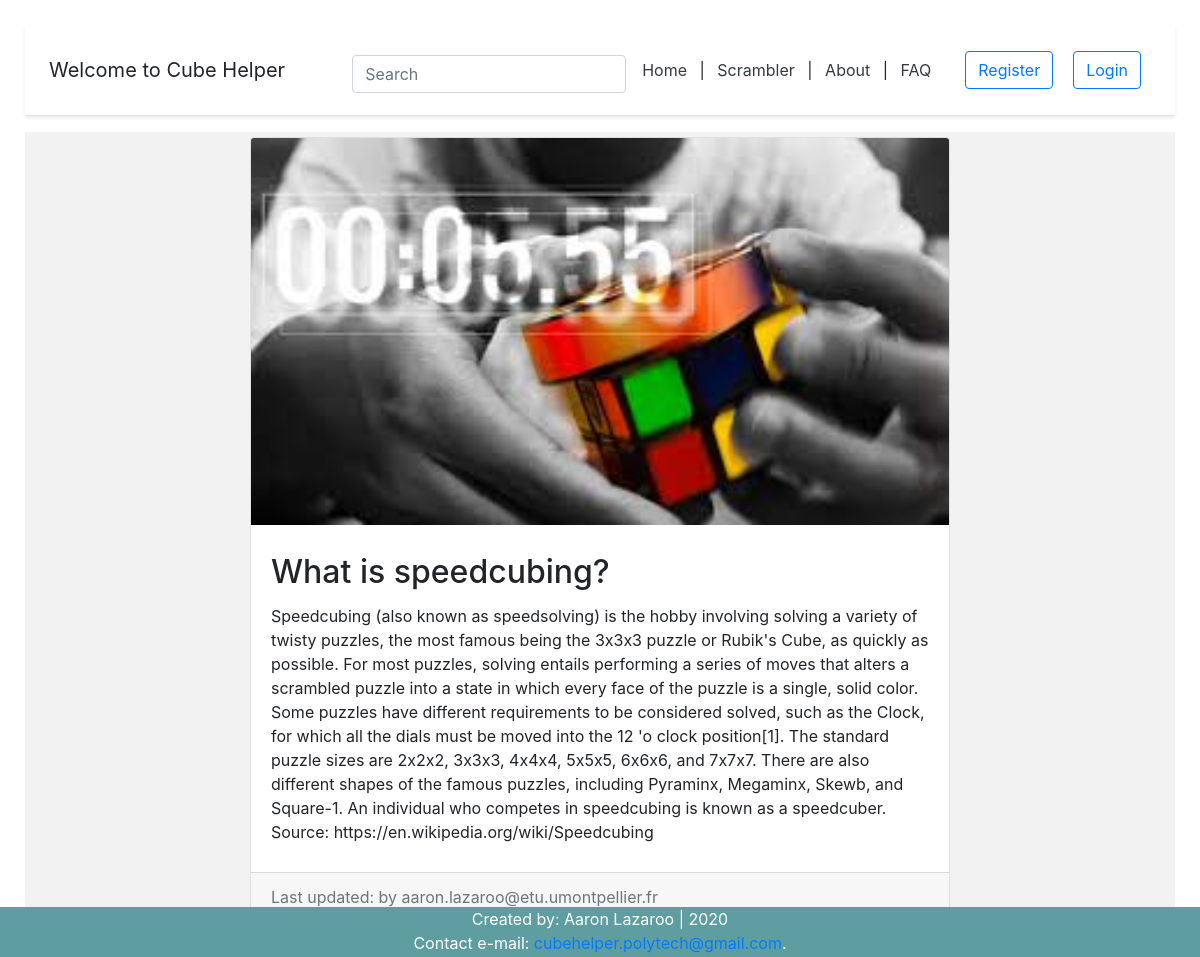
Screenshot of /blog/aaron-what-is-speedcubing/ with the database file from the repository.
### blog/models.py (models this page shows, shortened)
class BlogPost(models.Model):
	title = models.CharField(max_length=50, null=False, blank=False)
	body = models.TextField(max_length=5000, null=False, blank=False)
	image = models.ImageField(upload_to=upload_location, null=False, blank=False) # needs pillow to be installed (pip install pillow)
	date_published = models.DateTimeField(auto_now_add=True, verbose_name="date published")
	date_updated = models.DateTimeField(auto_now=True, verbose_name="date updated")
	author = models.ForeignKey(settings.AUTH_USER_MODEL, on_delete=models.CASCADE) # delete objects associated with post, except the author
	slug = models.SlugField(blank=True, unique=True) # url

### account/models.py (models this page shows, shortened)
class Account(AbstractBaseUser):
	email = models.EmailField(verbose_name='email', max_length=60, unique=True)
	username = models.CharField(max_length=30, unique=True)
	date_joined = models.DateTimeField(verbose_name='date_joined',auto_now_add=True)
	last_login = models.DateTimeField(verbose_name='last_login',auto_now=True)
	is_admin = models.BooleanField(default=False)
	is_active = models.BooleanField(default=True)
	is_staff = models.BooleanField(default=False)
	is_superuser = models.BooleanField(default=False)
	USERNAME_FIELD = 'email' #login credential
	REQUIRED_FIELDS = ['username']
	objects = MyAccountManager() #reference to account manager
	def __str__(self):
		return self.email

### blog/views.py (the view)
# urls.py: path('<slug>/',detail_blog_view, name="detail"),
def detail_blog_view(request, slug):
	context = {}
	blog_post = get_object_or_404(BlogPost, slug=slug)
	context['blog_post'] = blog_post
	return render(request, 'blog/detail_blog.html',context)

### blog/templates/blog/detail_blog.html (shortened to what this page needs)
{% extends 'index.html' %}
{% block content %}
<div class="container">
	<div class="row">
			<div class="card m-auto">
				<img class="card-img-top" src="{{blog_post.image.url}}">
				<div class="card-body mt-2 mb-2">
					<h2 class="card-title">{{blog_post.title}}</h2>
					<p class="card-text">{{blog_post.body}}</p>
				</div>
				<div class="card-footer text-muted">
					Last updated: {{blog_post.date_update}} by {{blog_post.author}}
				</div>
			</div>
	</div>
</div>
{% endblock content %}

### myapp/static/styles.css (style rules this page uses)
html { position: relative; min-height: 100%; }
body { margin: 0 0 100px; padding: 25px; }
@media (min-width: 768px) { html { font-size: 16px; } }
.container { max-width: 960px; }
.card { max-width: 700px; width: 100%; }
.card-body { padding:20px; }
.container { padding: 5px; }

### rows the page displays
BlogPost: image (picture), title "What is speedcubing?", body "Speedcubing (also known as speedsolving) is the hobby involving solving a variety of twisty puzzles, the most famous being the 3x3x3 puzzle or Rubik's Cube, as quickly as possible. For most puzzles, solving entails performing a series of moves that alters a scrambled puzzle into a state in which every face of the puzzle is a single, solid color. Some puzzles have different requirements to be considered solved, such as the Clock, for which all the dials must be moved into the 12 'o clock position[1]. The standard puzzle sizes are 2x2x2, 3x3x3, 4x4x4, 5x5x5, 6x6x6, and 7x7x7. There are also different shapes of the famous puzzles, including Pyraminx, Megaminx, Skewb, and Square-1. An…", author "aaron.lazaroo@etu.umontpellier.fr"
